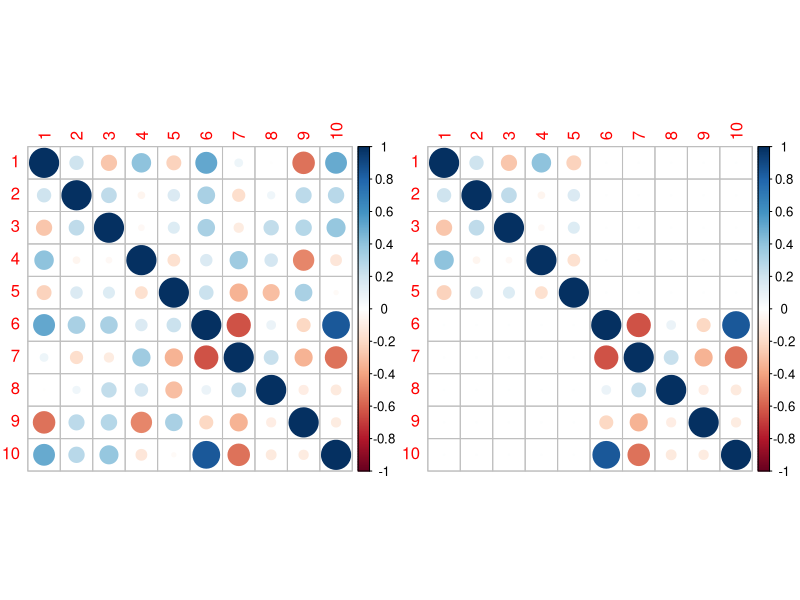
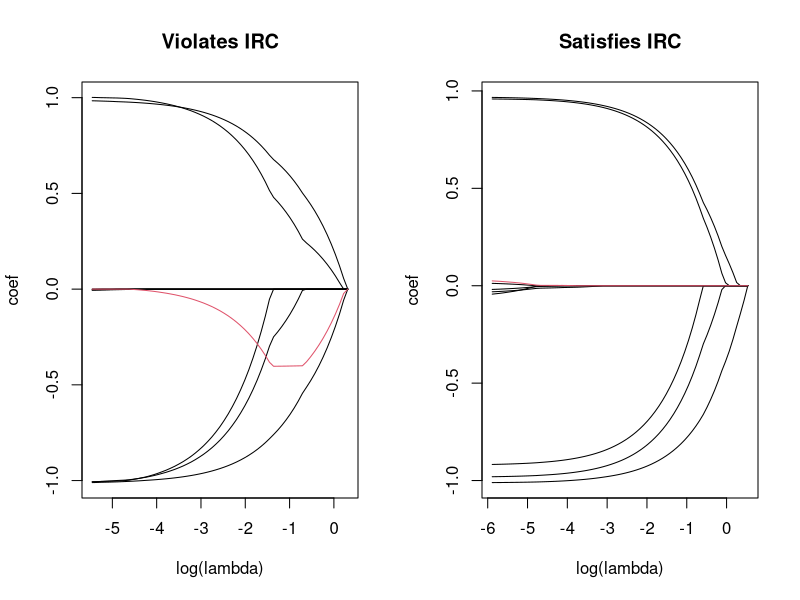

Recreate these plots in R, in order. (Note: this script raises an error after producing the figures.)
# Test data that should cause problems for lasso/lars

# 1) Use data taht violates the irresentable condition
# ie that significant variables cannot be correlated with insignificant ones

library(mvtnorm)
library(corrplot)
library(glmnet)
library(clusterGeneration)

k=10 # = Number of Candidate Variables
p=5 # = Number of Relevant Variables
N=500 # = Number of observations
betas=(-1)^(1:p) # = Values for beta
set.seed(12345) # = Seed for replication
sigma1=genPositiveDefMat(k,"unifcorrmat")$Sigma # = Sigma1 violates the irc
sigma2=sigma1 # = Sigma2 satisfies the irc
sigma2[(p+1):k,1:p]=0
sigma2[1:p,(p+1):k]=0

# = Verify the irrepresentable condition
irc1=sort(abs(sigma1[(p+1):k,1:p]%*%solve(sigma1[1:p,1:p])%*%sign(betas)))
irc2=sort(abs(sigma2[(p+1):k,1:p]%*%solve(sigma2[1:p,1:p])%*%sign(betas)))
c(max(irc1),max(irc2))


# = Have a look at the correlation matrices
par(mfrow=c(1,2))
corrplot(cov2cor(sigma1))
corrplot(cov2cor(sigma2))

X1=rmvnorm(N,sigma = sigma1) # = Variables for the design that violates the IRC = #
X2=rmvnorm(N,sigma = sigma2) # = Variables for the design that satisfies the IRC = #

#X1<- scale(X1) #centre and normalise X1
#X2 <- scale(X2) #centre and normalise X2

e=rnorm(N) # = Error = #
y1=X1[,1:p]%*%betas+e # = Generate y for design 1 = #
y2=X2[,1:p]%*%betas+e # = Generate y for design 2 = #

#y1 <- y1 - mean(y1) #centre y
#y2 <- y2 - mean(y1) #centre y

lasso1=glmnet(X1,y1,nlambda = 100) # = Estimation for design 1 = #
lasso2=glmnet(X2,y2,nlambda = 100) # = Estimation for design 2 = #

## == Regularization path == ##
par(mfrow=c(1,2))
l1=log(lasso1$lambda)
matplot(as.matrix(l1),t(coef(lasso1)[-1,]),type="l",lty=1,col=c(rep(1,9),2),ylab="coef",xlab="log(lambda)",main="Violates IRC")
l2=log(lasso2$lambda)
matplot(as.matrix(l2),t(coef(lasso2)[-1,]),type="l",lty=1,col=c(rep(1,9),2),ylab="coef",xlab="log(lambda)",main="Satisfies IRC")

lasso_lars_out1 <- lars(X = X1, y = y1, option='lasso',  t_vec = c(1,2,3,4,5,6,7,8), standardise = F)
lasso_lars_out2 <- lars(X = X2, y = y2, option='lasso',  t_vec = c(1,2,3,4,5,6,7,8), standardise = F)

class(lasso_lars_out1) <- "lars"
class(lasso_lars_out2) <- "lars"

plot(lasso_lars_out1)
plot(lasso_lars_out2)

lasso_out1<-lasso(X1,y1,1:10,eps=1e-2, standardise=FALSE, intercept=FALSE)
lasso_out2<-lasso(X2,y2,1:10,eps=1e-2, standardise=FALSE, intercept=FALSE)

plot(lasso_out1)
plot(lasso_out2)



lars_out1 <- lars(X = X1, y = y1, t_vec = c(1,2,3,4,5), standardise = F)
lars_out2 <- lars(X = X2, y = y2, t_vec = c(1,2,3,4,5), standardise = F)

class(lars_out1) <- "lars"
class(lars_out2) <- "lars"

# plot(lars_out1)
# plot(lars_out2)
pdf("break_plots.pdf",width=8, height=5)
par(mfrow=c(1,2))
op <- par(cex = 1)

x<- lars_out1
B <- x$beta
method <- x$method
t <- x$t
p <- nrow(B)

plot(NA, cex=0.8, xlim=range(t),ylim=range(B), ylab='betas', xlab='t', main="Evolution of betas using Sigma_1") 
for (i in 1:5) {
  lines(t, B[i,],col=i)
}
for (i in 2:p) {
  lines(t, B[i,],col=i,lty=2)
}
op <- par(cex = 0.5)

legend("topleft",legend=c("X_1","X_2","X_3","X_4","X_5","X_6","X_7","X_8","X_9","X_10"),col=1:p,lty=c(rep(1,5),rep(2,p-5)))

op <- par(cex = 1)

x<- lars_out2
B <- x$beta
method <- x$method
t <- x$t
p <- nrow(B)

plot(NA, cex=0.8, xlim=range(t),ylim=range(B), ylab='betas', xlab='t', main="Evolution of betas using Sigma_2") 
for (i in 1:5) {
  lines(t, B[i,],col=i)
}
for (i in 2:p) {
  lines(t, B[i,],col=i,lty=2)
}
op <- par(cex = 0.5)

legend("topleft",legend=c("X_1","X_2","X_3","X_4","X_5","X_6","X_7","X_8","X_9","X_10"),col=1:p,lty=c(rep(1,5),rep(2,p-5)))

dev.off()
